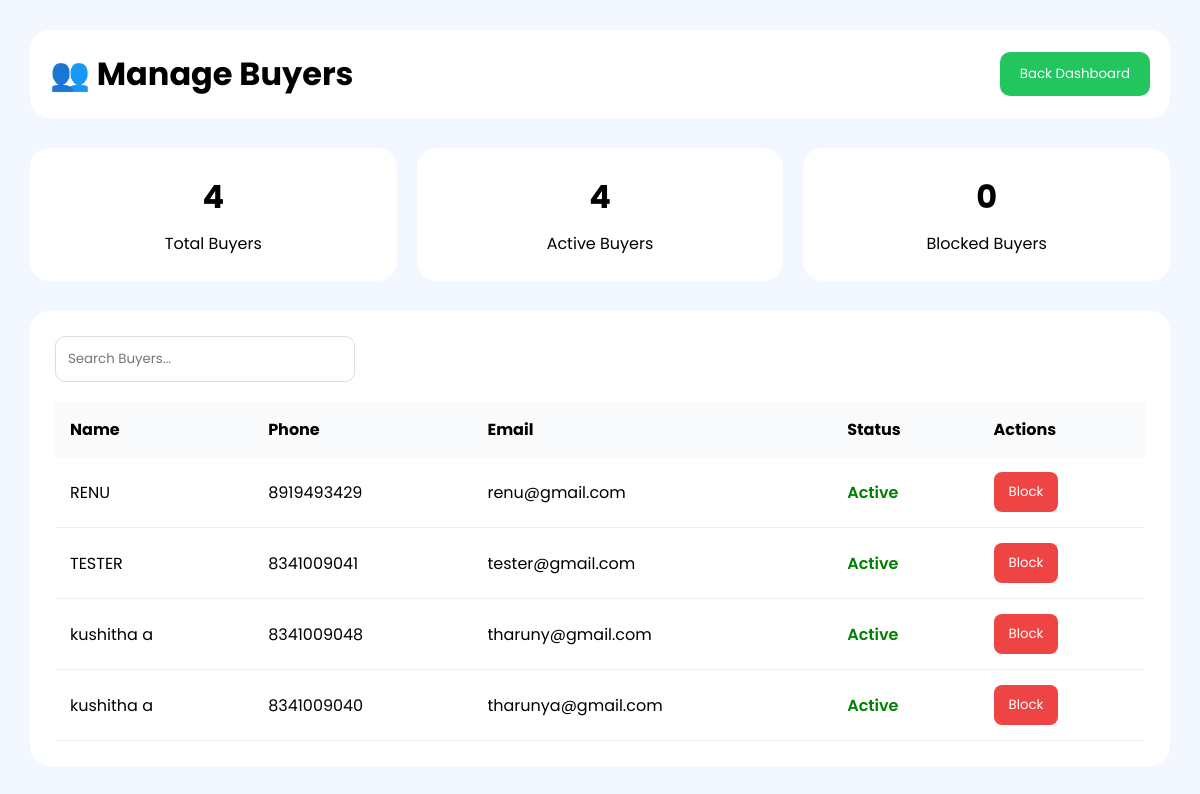
Page /manage-buyers.html on the earlier database version.
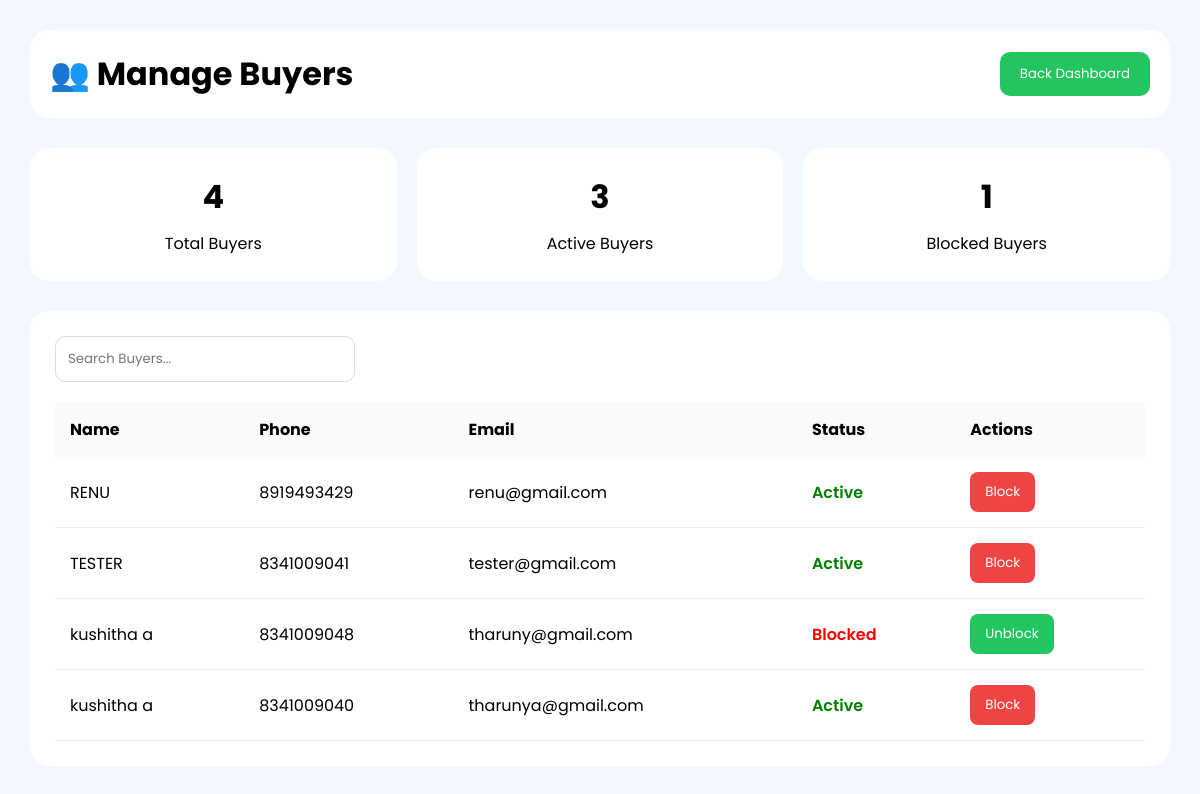
Same page on the later database version.
### tables this page shows
CREATE TABLE users (
            id INTEGER PRIMARY KEY AUTOINCREMENT,
            fullname TEXT NOT NULL,
            email TEXT UNIQUE NOT NULL,
            phone TEXT UNIQUE NOT NULL,
            password TEXT NOT NULL,
            role TEXT NOT NULL
        , status TEXT DEFAULT 'Pending', is_blocked INTEGER DEFAULT 0, verified INTEGER DEFAULT 0);

### app.py (the view)
@app.route("/manage-buyers.html")
def manageBuyers():
    conn = get_db_connection()
    buyers = conn.execute(
        """
        SELECT *
        FROM users
        WHERE role='buyer'
        ORDER BY id DESC
        """
    ).fetchall()
    total_buyers = conn.execute(
        """
        SELECT COUNT(*) as total
        FROM users
        WHERE role='buyer'
        """
    ).fetchone()["total"]
    blocked_buyers = conn.execute(
        """
        SELECT COUNT(*) as total
        FROM users
        WHERE role='buyer'
        AND is_blocked = 1
        """
    ).fetchone()["total"]
    active_buyers = conn.execute(
        """
        SELECT COUNT(*) as total
        FROM users
        WHERE role='buyer'
        AND is_blocked = 0
        """
    ).fetchone()["total"]
    conn.close()
    return render_template(
        "manage-buyers.html",
        buyers=buyers,
        total_buyers=total_buyers,
        blocked_buyers=blocked_buyers,
        active_buyers=active_buyers
    )

### db.py (called while the page is built)
def get_db_connection():
    conn = sqlite3.connect("database.db")
    conn.row_factory = sqlite3.Row
    return conn

### templates/manage-buyers.html (shortened to what this page needs)
<!DOCTYPE html>
<html lang="en">
<head>
</head>
<body>
<div class="topbar">
    <h1>👥 Manage Buyers</h1>
    <a href="admin-dashboard.html">
        <button class="back-btn">
            Back Dashboard
        </button>
    </a>
</div>
<div class="stats">
    <div class="card">
        <h2>{{ total_buyers }}</h2>
        <p>Total Buyers</p>
    </div>
    <div class="card">
        <h2>{{ active_buyers }}</h2>
        <p>Active Buyers</p>
    </div>
    <div class="card">
        <h2>{{ blocked_buyers }}</h2>
        <p>Blocked Buyers</p>
    </div>
</div>
<div class="buyers-box">
    <input
    type="text"
    id="searchInput"
    class="search"
    placeholder="Search Buyers..."
    onkeyup="searchBuyers()">
    <table>
        <thead>
            <tr>
                <th>Name</th>
                <th>Phone</th>
                <th>Email</th>
                <th>Status</th>
                <th>Actions</th>
            </tr>
        </thead>
        <tbody>
        {% for buyer in buyers %}
        <tr>
            <td>{{ buyer.fullname }}</td>
            <td>{{ buyer.phone }}</td>
            <td>{{ buyer.email }}</td>
            <td>
            {% if buyer.is_blocked == 1 %}
                <span class="blocked">
                    Blocked
                </span>
            {% else %}
                <span class="active">
                    Active
                </span>
            {% endif %}
            </td>
            <td>
            {% if buyer.is_blocked == 0 %}
                <a href="/block-user/{{ buyer.id }}">
                    <button class="block-btn">
                        Block
                    </button>
                </a>
            {% else %}
                <a href="/unblock-user/{{ buyer.id }}">
                    <button class="unblock-btn">
                        Unblock
                    </button>
                </a>
            {% endif %}
            </td>
        </tr>
        {% endfor %}
        </tbody>
    </table>
</div>
</body>
</html>

Differences in the rows shown:
changed users "tharuny@gmail.com": is_blocked "Active Block" → "Blocked Unblock"
Other differences:
{{ active_buyers }}: "4" → "3"
{{ blocked_buyers }}: "0" → "1"
